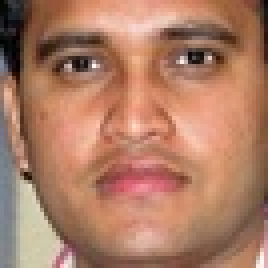
#> input picture Set5/sample_LR.jpg, 67 x 67 px (shown 4 times larger)
$ python bicubicTest.py
#> lines starting #> are read from the running program, lines starting #| are printed output that depends on the picture
from PIL import Image

image = Image.open("Set5/sample_LR.jpg")
#> image is the input picture: PIL image 67x67 RGB; mean R, G, B 173.4, 124.2, 100.8
biCImage = image.resize((268,268), Image.BICUBIC)
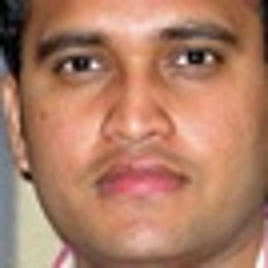
#> biCImage: PIL image 268x268 RGB; mean R, G, B 173.4, 124.2, 100.9
biCImage.show()

$ run again, with Set5/face2.jpg copied over Set5/sample_LR.jpg
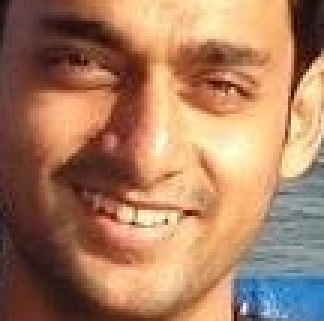
#> input picture Set5/face2.jpg, 108 x 107 px (shown 3 times larger)
#> image is the input picture: PIL image 108x107 RGB; mean R, G, B 168.7, 124.8, 96.5
#> `biCImage = image.resize((268,268), Image.BICUBIC)`:
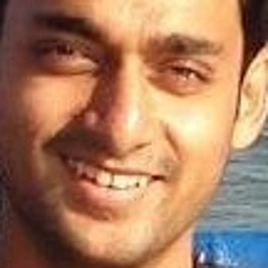
#> biCImage: PIL image 268x268 RGB; mean R, G, B 168.7, 124.8, 96.5
